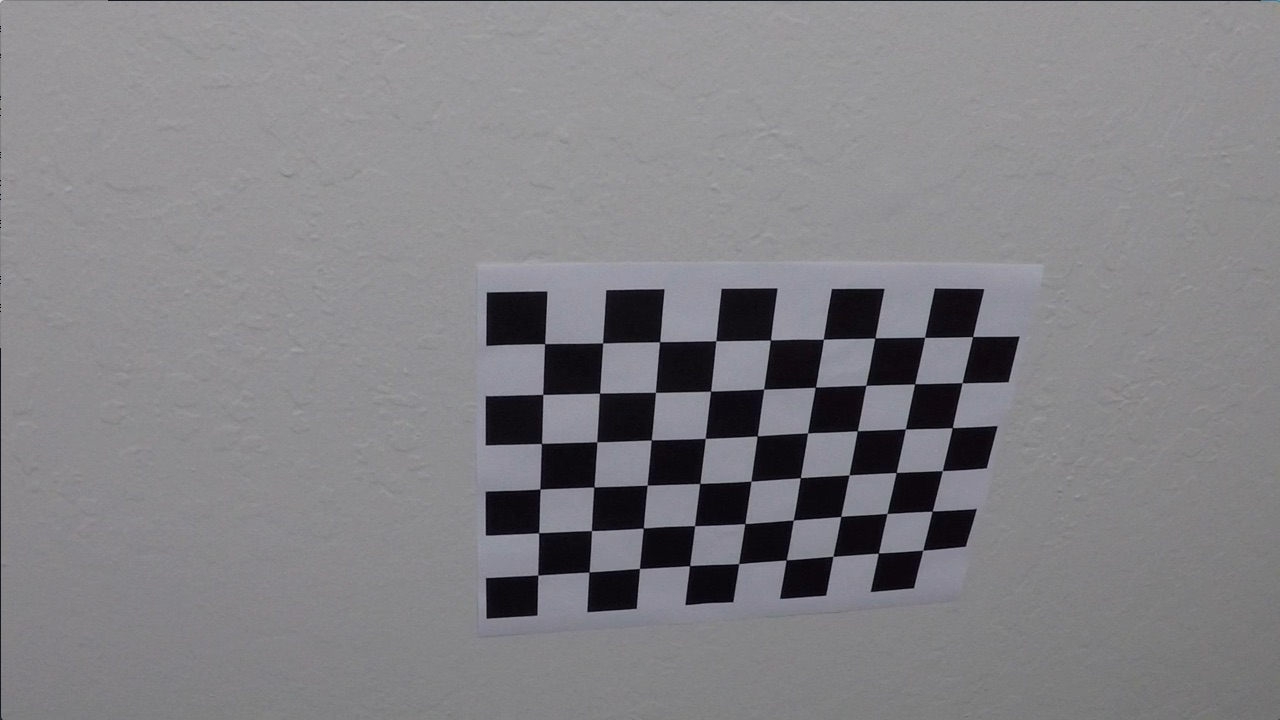
#> input picture camera_cal/calibration10.jpg, 1280 x 720 px; its folder holds only this picture in this run; the run also reads 1 picture not shown here
$ jupyter execute --allow-errors Finding_Lanes.ipynb   (shell and % lines are left out)   (older library calls are emulated)
#> lines starting #> are read from the running program, lines starting #| are printed output that depends on the picture; after the words box and inside, x2 and y2 are one past the last pixel; in counts of white or black regions, pixels touching at a corner belong together
[cell 1]
import cv2
import numpy as np
import matplotlib.pyplot as plt
import matplotlib.image as mpimg
from moviepy.editor import VideoFileClip

from collections import deque
import glob
import pickle

## Camera Calibration

[cell 2]
# termination criteria
criteria = (cv2.TERM_CRITERIA_EPS + cv2.TERM_CRITERIA_MAX_ITER, 30, 0.001)

# prepare object points, like (0,0,0), (1,0,0), (2,0,0) ....,(6,5,0)
objp = np.zeros((6*9,3), np.float32)
objp[:,:2] = np.mgrid[0:9,0:6].T.reshape(-1,2)

# Arrays to store object points and image points from all the images.
objpoints = [] # 3d point in real world space
imgpoints = [] # 2d points in image plane.

images = glob.glob('camera_cal/*.jpg')

for fname in images:
    img = cv2.imread(fname)
#> img is the input picture: shape (720, 1280, 3); mean B, G, R 133.1, 129.4, 130.2
    gray = cv2.cvtColor(img,cv2.COLOR_BGR2GRAY)

    # Find the chess board corners
    ret, corners = cv2.findChessboardCorners(gray, (9,6), None)
#> ret = True; corners = 54 rows, first 8: [545.3, 343.1], [602.7, 342.8], [660.1, 341.3], [715.8, 340.7], [770.6, 340], [823.5, 339.2], [874.3, 338.5], [925.1, 337.4]

    # If found, add object points, image points (after refining them)
    if ret == True:
        objpoints.append(objp)

        corners2 = cv2.cornerSubPix(gray,corners,(11,11),(-1,-1),criteria)
#> corners2 = 54 rows, first 8: [544.6, 343.6], [602.6, 343], [659.6, 341.7], [715.8, 340.7], [770.4, 339.9], [823.4, 339.3], [874.9, 337.9], [924.6, 337.3]
        imgpoints.append(corners2)

        # Draw and display the corners
        img = cv2.drawChessboardCorners(img, (9,6), corners2,ret)
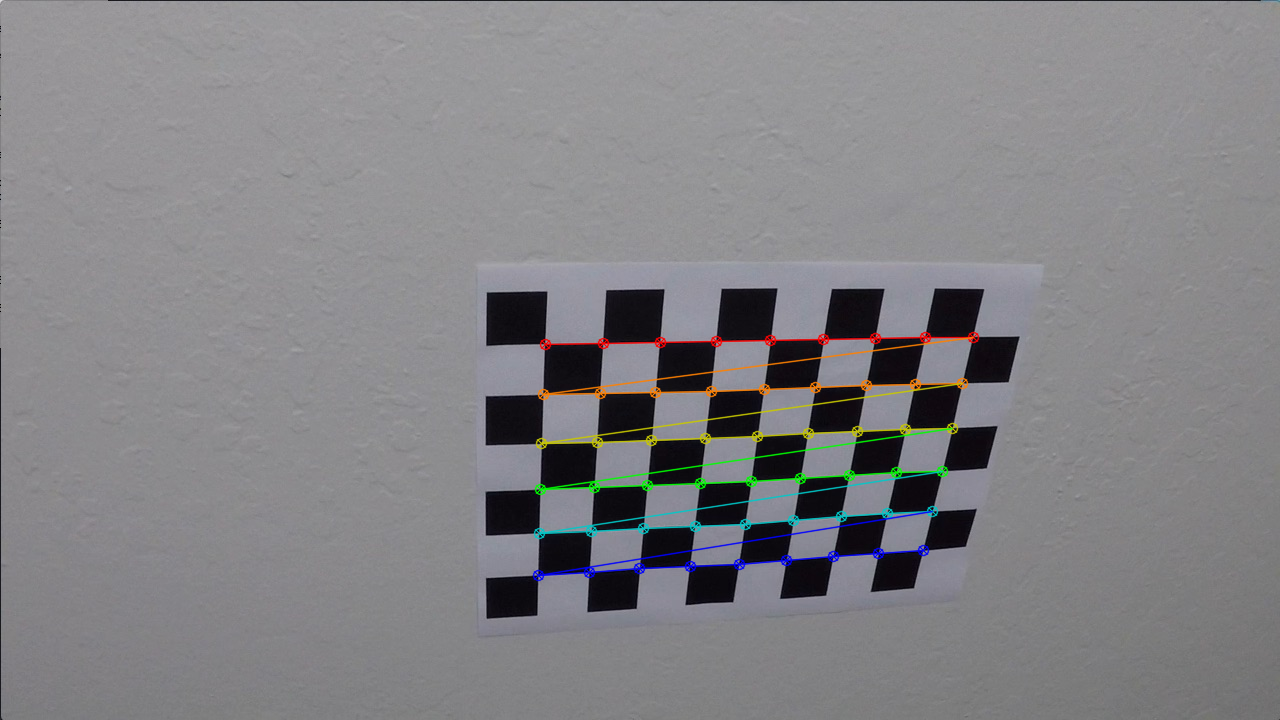
#> img: shape (720, 1280, 3); 1.92% of pixels changed, all inside (x1, y1, x2, y2) = (532, 331, 980, 582)
        plt.imshow(img)

[cell 3]
img = cv2.imread('camera_cal/calibration1.jpg')
#> (the rest of this cell did not finish here and is left out)

[cell 4]
plt.figure(figsize=(12, 7))
plt.subplot(1, 2, 1)
plt.title("Undistorted Image")
img = cv2.imread('test_images/test1.jpg')
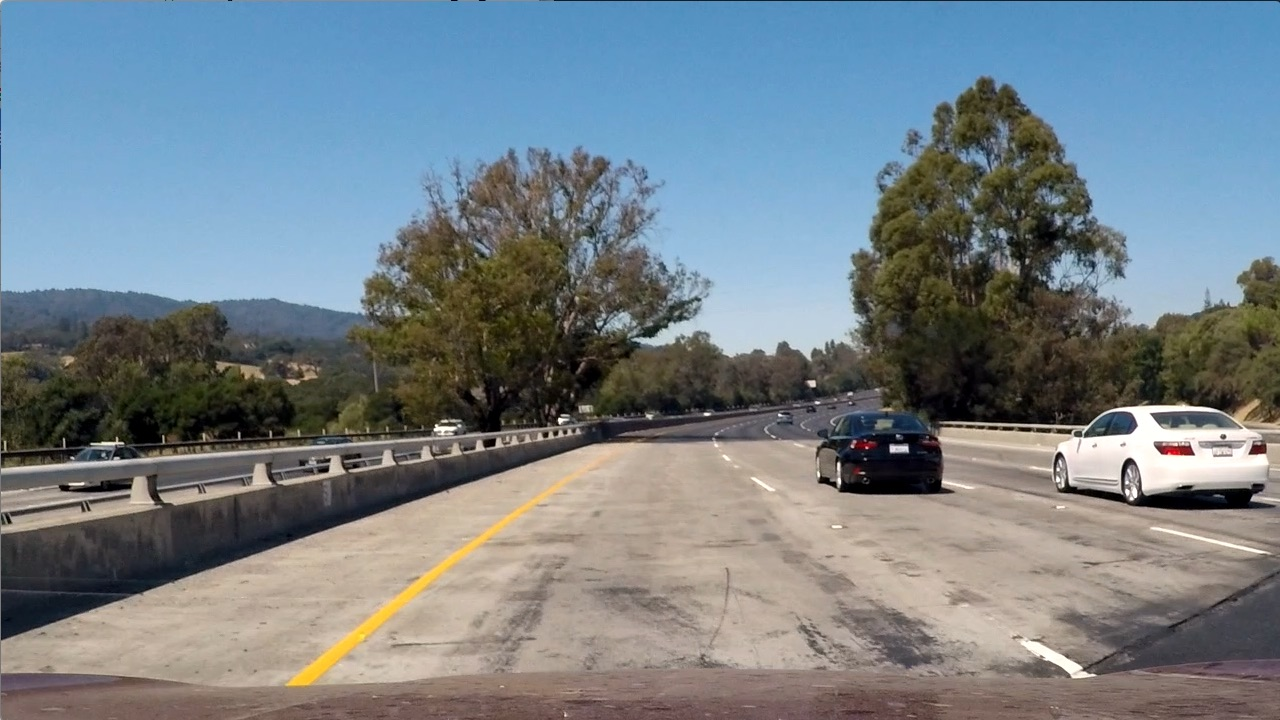
#> input picture test_images/test1.jpg, 1280 x 720 px
#> img is the input picture: shape (720, 1280, 3); mean B, G, R 135.5, 128.7, 117.5
#> (reads cam_calibration.p from the repository)
plt.subplot(1, 2, 1)
plt.imshow(cv2.cvtColor(img, cv2.COLOR_BGR2RGB))
plt.title("Original Image")
plt.subplot(1, 2, 2)
#> (the rest of this cell did not finish here and is left out)

## Create thresholded binary images

[cell 5]
def gaussian_blur(img, sigma):
    kernel_size = 11
    return cv2.GaussianBlur(img, (kernerl_size, kernel_size), sigma)

def abs_sobel_thresh(img, thresh_min=25, thresh_max=255, sobel_kernel=7, orient='x'):

    gray = cv2.cvtColor(img, cv2.COLOR_RGB2GRAY)
    if orient == 'x':
        abs_sobel = np.absolute(cv2.Sobel(gray, cv2.CV_64F, 1, 0, ksize=sobel_kernel))
    if orient == 'y':
        abs_sobel = np.absolute(cv2.Sobel(gray, cv2.CV_64F, 0, 1, ksize=sobel_kernel))

    scaled_sobel = np.uint8(255*abs_sobel/np.max(abs_sobel))
    bin_output = np.zeros_like(scaled_sobel)
    bin_output[(scaled_sobel >= thresh_min) & (scaled_sobel <= thresh_max)] = 1

    return bin_output

def mag_thresh(img, sobel_kernel=7, thresh_min=25, thresh_max=255):

    gray = cv2.cvtColor(img, cv2.COLOR_RGB2GRAY)

    sobelx = cv2.Sobel(gray, cv2.CV_64F, 1, 0, ksize=sobel_kernel)
    sobely = cv2.Sobel(gray, cv2.CV_64F, 0, 1, ksize=sobel_kernel)

    magnitude = np.sqrt(sobelx**2 + sobely**2)

    # Rescale to 8 bit
    scale_factor = np.max(magnitude)/255
    magnitude = (magnitude/scale_factor).astype(np.uint8)

    # Create a binary image of ones where threshold is met, zeros otherwise
    bin_output = np.zeros_like(magnitude)
    bin_output[(magnitude >= thresh_min) & (magnitude <= thresh_max)] = 1

    return bin_output

def directional_thresh(img, sobel_kernel=3, thresh_min=0, thresh_max=np.pi/2):
    gray = cv2.cvtColor(img, cv2.COLOR_RGB2GRAY)
    sobelx = cv2.Sobel(gray, cv2.CV_64F, 1, 0, ksize = sobel_kernel)
    sobely = cv2.Sobel(gray, cv2.CV_64F, 0, 1, ksize = sobel_kernel)

    gradient = np.arctan2(np.abs(sobely), np.abs(sobelx))

    dir_binary = np.zeros_like(gradient)
    dir_binary[(gradient > thresh_min) & (gradient <= thresh_max)] = 1

    return dir_binary

def color_thresh(img, thresh_min=0, thresh_max=255):
    hls = cv2.cvtColor(img, cv2.COLOR_RGB2HLS)
    s = hls[:, :, 2]
    bin_output = np.zeros_like(s)
    bin_output[(s > thresh_min) & (s <= thresh_max)] = 1
    return bin_output

def transform_perspective(img, src, dst):
    img = cv2.undistort(img, mtx, dist, None, mtx)
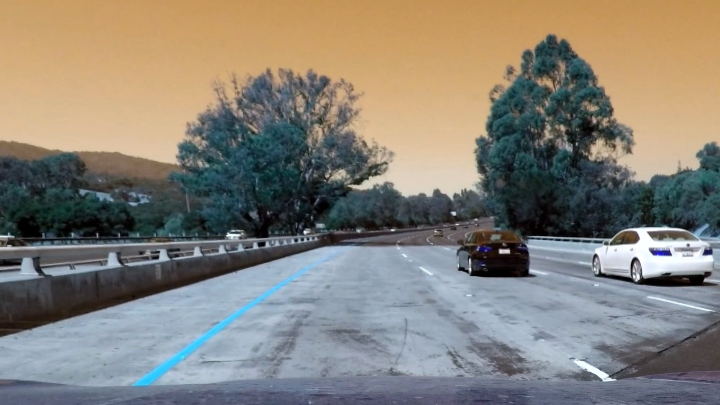
#> img: shape (405, 720, 3); mean of channels 0, 1, 2 119.7, 128.8, 133.5; drawn as B, G, R
    img_size = (img.shape[1], img.shape[0])
    M = cv2.getPerspectiveTransform(src, dst)
    M_inv = cv2.getPerspectiveTransform(dst, src)
    warped = cv2.warpPerspective(img, M, img_size, flags=cv2.INTER_LINEAR)
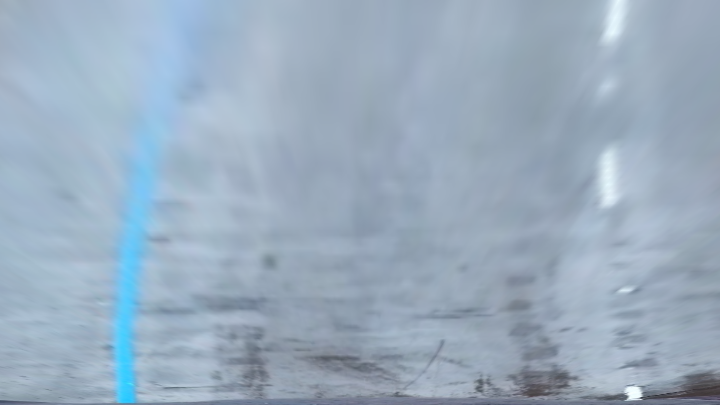
#> warped: shape (405, 720, 3); mean of channels 0, 1, 2 190.8, 172.8, 154.3; drawn as B, G, R
    return warped, M, M_inv

[cell 6]
src = np.float32([[490, 482],[810, 482],
                 [1250, 720],[40, 720]])
dst = np.float32([[0, 0], [1280, 0],
                  [1250, 720],[40, 720]])
apex, apey = 360, 254
offset_far = 60
offset_near = 10
src = np.float32([[int(apex-offset_far),apey],
                  [int(apex+offset_far),apey],
                  [int(0+offset_near),390],
                  [int(720-offset_near),390]])
dst = np.float32([[0,0],[720,0],[0,405],[720,405]])

print(src)
#def pipeline(img):
#    undist_img = cv2.undistort(img, mtx, dist, None, mtx)
#    warped = transform_perspective

[cell 7]
params = pickle.load( open( "cam_calibration.p", "rb" ) )
mtx = params['mtx']
dist = params['dist']
for fname in glob.glob("test_images/test*.jpg"):
    #fname = os.path.join('test_images',fname)
    img = mpimg.imread(fname)
    img = cv2.resize(img, (720, 405))

    warped, M, M_inv = transform_perspective(img, src, dst)
#> M = [[-0.747, -1.59, 629.1], [-3.2e-16, -2.16, 549.7], [-1.06e-18, -0.00443, 1]]; M_inv = [[0.167, -0.737, 300], [-1.38e-16, -0.462, 254], [-5.44e-19, -0.00205, 1]]
    f, (ax1, ax2) = plt.subplots(1, 2, figsize=(11, 5))
    f.tight_layout()
    ax1.imshow(img)
    ax1.set_title('Undistorted Image', fontsize=20)
    ax2.imshow(warped)
    ax2.set_title('Perspective transformed', fontsize=20)
    plt.subplots_adjust(left=0., right=1, top=0.9, bottom=0.)

[cell 8]
for fname in glob.glob("test_images/test*.jpg"):
    image = mpimg.imread(fname)
    image = cv2.resize(image, (720, 405))
    warped, M, M_inv = transform_perspective(image, src, dst)
    gray = cv2.cvtColor(warped, cv2.COLOR_BGR2GRAY)
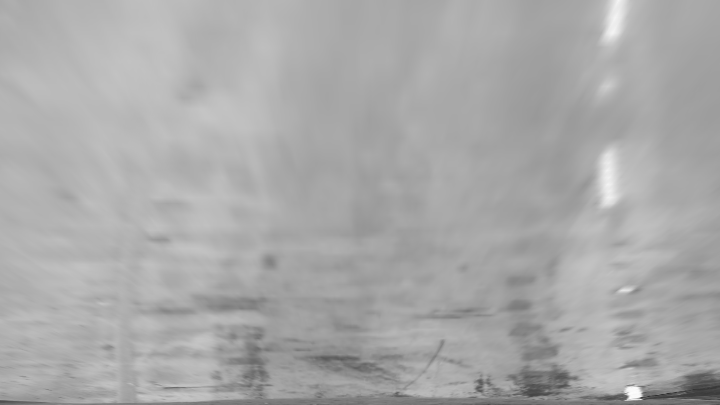
#> gray: shape (405, 720); min 45, max 252, mean 169.3
    grad_x = abs_sobel_thresh(warped, orient='x', sobel_kernel=3, thresh_min=10, thresh_max=230)
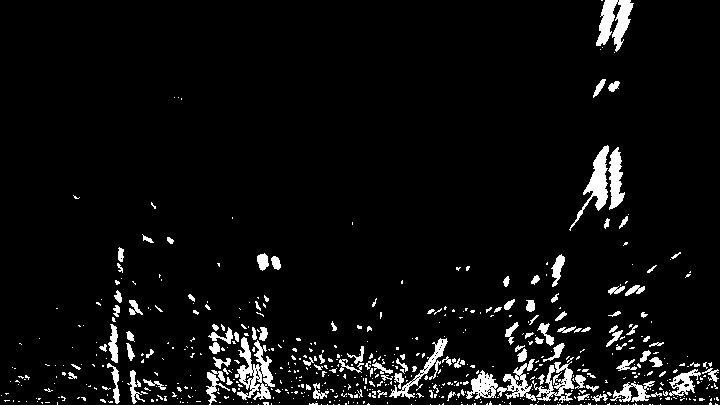
#> grad_x: shape (405, 720); values 0 (black) and 1 (white), 5.4% white; 607 white regions (494 under 20 px), largest, box (x1, y1, x2, y2) and area: (235, 337, 275, 400) 1147, (596, 0, 634, 52) 1062, (569, 145, 609, 231) 905
    grad_y = abs_sobel_thresh(warped, orient='y', sobel_kernel=3, thresh_min=10, thresh_max=230)
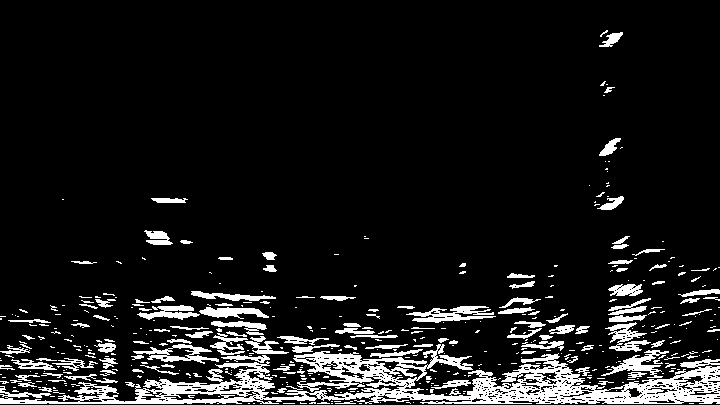
#> grad_y: shape (405, 720); values 0 (black) and 1 (white), 10% white; 442 white regions (315 under 20 px), largest, box (x1, y1, x2, y2) and area: (0, 344, 720, 404) 13995, (406, 306, 496, 323) 746, (133, 344, 219, 364) 620
    mag_binary = mag_thresh(warped, sobel_kernel=3, thresh_min=30, thresh_max=150)
#> in mag_thresh, `sobely = cv2.Sobel(gray, cv2.CV_64F, 0, 1, ksize=sobel_kernel)`:
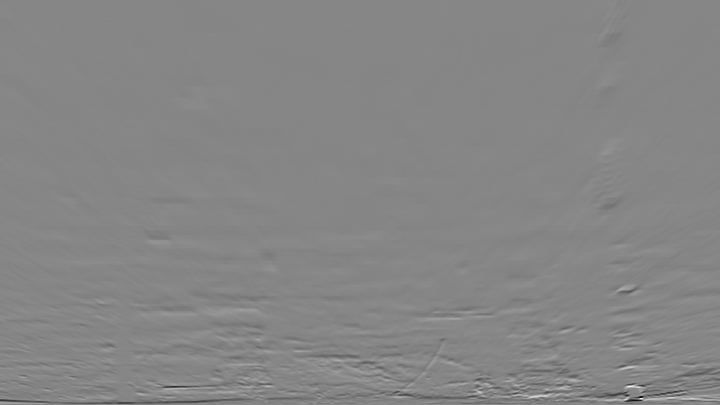
#> sobely: shape (405, 720) float64; min -529, max 475, mean -1.2; drawn with min black and max white
#> in mag_thresh, `scale_factor = np.max(magnitude)/255`: scale_factor = 2.47
#> (the rest of the program and of its run is left out)
